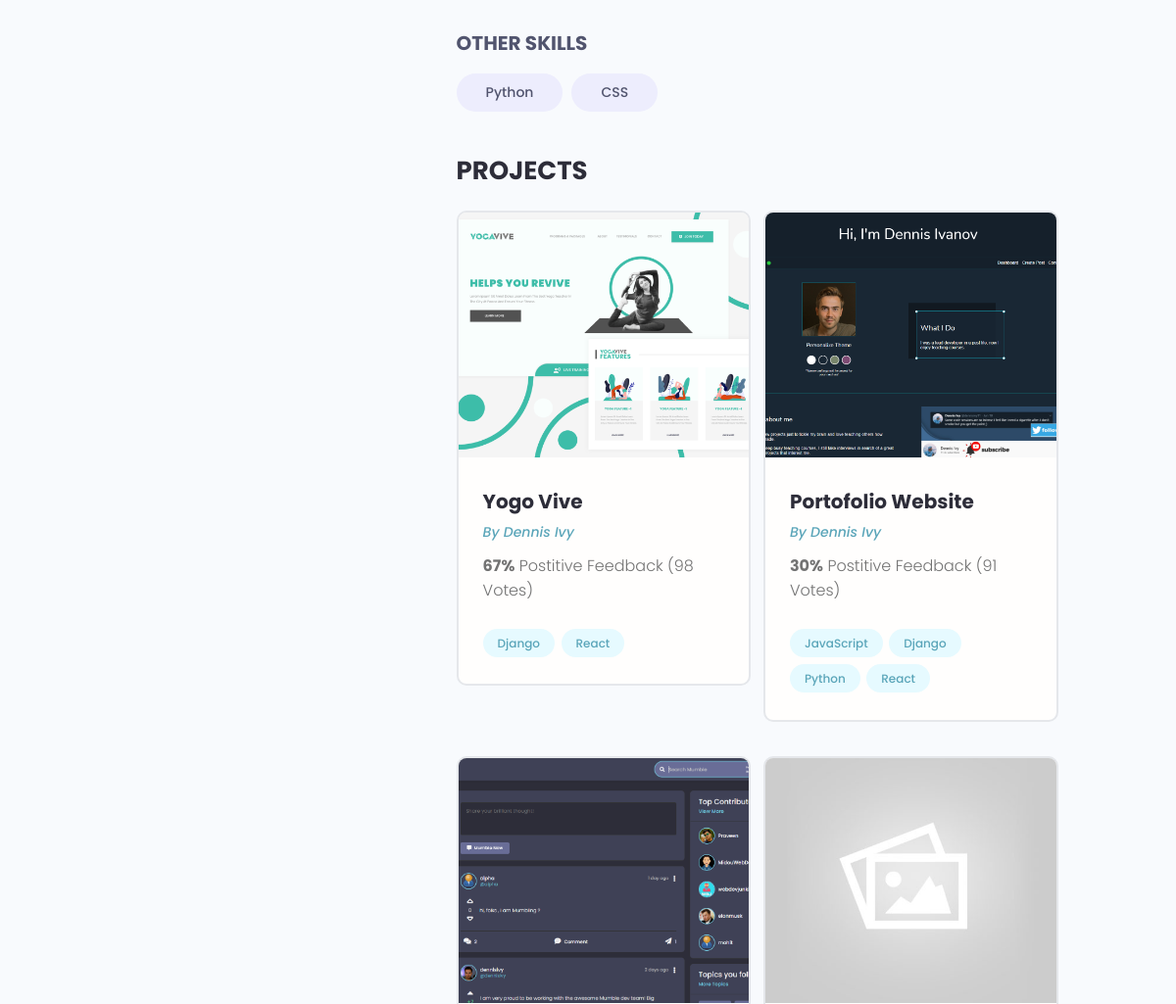
The page /profile/b8c9e65b-814f-493e-961b-2cc53a5098b9 (middle part) on the database as committed earlier.
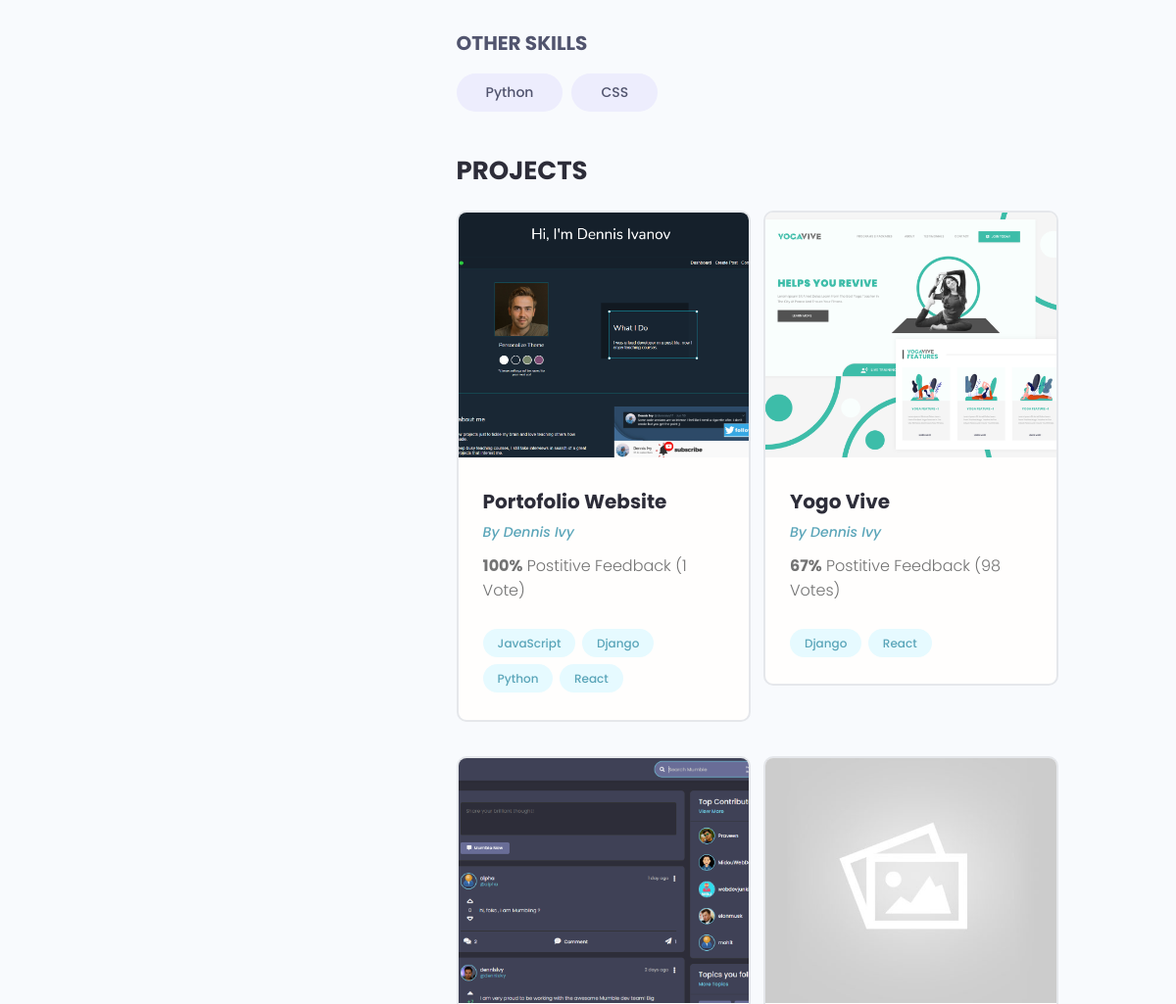
The same page on the database as committed later.
### users/models.py (models this page shows, shortened)
class Skill(models.Model):
    owner = models.ForeignKey(Profile, on_delete=models.CASCADE, null=True, blank=True)
    name = models.CharField(max_length=200, blank=True, null=True)
    description = models.TextField(null=True, blank=True)
    created = models.DateTimeField(auto_now_add=True)
    id = models.UUIDField(default=uuid.uuid4, unique=True, primary_key=True, editable=False)

class Profile(models.Model):
    user = models.OneToOneField(User, on_delete=models.CASCADE, null=True, blank=True)
    name = models.CharField(max_length=200, blank=True, null=True)
    email = models.EmailField(max_length=500, blank=True, null=True)
    username = models.CharField(max_length=200, blank=True, null=True)
    location = models.CharField(max_length=200, blank=True, null=True)
    short_intro = models.CharField(max_length=200, blank=True, null=True)
    bio = models.TextField(blank=True, null=True)
    profile_image = models.ImageField(blank=True, null=True, upload_to='profiles/', default="profiles/user-default.png")
    social_github = models.CharField(max_length=200, blank=True, null=True)
    social_twitter = models.CharField(max_length=200, blank=True, null=True)
    social_linkedin = models.CharField(max_length=200, blank=True, null=True)
    social_youtube = models.CharField(max_length=200, blank=True, null=True)
    social_website = models.CharField(max_length=200, blank=True, null=True)
    created = models.DateTimeField(auto_now_add=True)
    id = models.UUIDField(default=uuid.uuid4, unique=True, primary_key=True, editable=False)

### projects/models.py (models this page shows, shortened)
class Project(models.Model):
    owner = models.ForeignKey(Profile, null=True, blank=True, on_delete=models.SET_NULL)
    title = models.CharField(max_length=200)
    description = models.TextField(null=True, blank=True)
    featured_image = models.ImageField(null=True, blank=True, default="default.jpg")
    demo_link = models.CharField(max_length=2000, null=True, blank=True)
    source_link = models.CharField(max_length=2000, null=True, blank=True)
    tags = models.ManyToManyField('Tag', blank=True)
    vote_total = models.IntegerField(default=0, null=True, blank=True)
    vote_ratio = models.IntegerField(default=0, null=True, blank=True)
    created = models.DateTimeField(auto_now_add=True)
    id = models.UUIDField(default=uuid.uuid4, unique=True, primary_key=True, editable=False)
    class Meta:
        ordering = ['-vote_ratio', '-vote_total', 'title']

class Tag(models.Model):
    name = models.CharField(max_length=200)
    created = models.DateTimeField(auto_now_add=True)
    id = models.UUIDField(default=uuid.uuid4, unique=True, primary_key=True, editable=False)
    def __str__(self):
        return self.name

### users/views.py (the view)
# urls.py: path('profile/<str:pk>', views.profile, name="user-profile"),
def profile(request, pk):
    profile = Profile.objects.get(id=pk)
    topSkills = profile.skill_set.exclude(description__exact="")
    otherSkills = profile.skill_set.filter(description="")
    context = {"profile": profile, "topSkills": topSkills, "otherSkills": otherSkills}
    return render(request,'users/user-profile.html', context)

### users/templates/users/user-profile.html (shortened to what this page needs)
{% extends 'main.html' %}
{% block content %}
<main class="profile my-md">
    <div class="container">
      <div class="layout">
        <div class="column column--1of3">
        </div>
        <div class="column column--2of3">
          <div class="devInfo">
            <div class="devInfo__skills">
              <h3 class="devInfo__subtitle">Other Skills</h3>
              <div class="devInfo__otherSkills">
                {% for otherSkill in otherSkills %}
                <span class="tag tag--pill tag--sub tag--lg">
                  <small>{{otherSkill.name}}</small>
                </span>
                {% endfor %}
              </div>
            </div>
          </div>
          <div class="devInfo">
            <h3 class="devInfo__title">Projects</h3>
            <div class="grid grid--two">
              {% for project in profile.project_set.all %}
              <div class="column">
                <div class="card project">
                  <a href="{% url 'project' project.id %}" class="project">
                    <img class="project__thumbnail" src="{{project.featured_image.url}}" alt="project thumbnail" />
                    <div class="card__body">
                      <h3 class="project__title">{{project.title}}</h3>
                      <p><a class="project__author" href="{% url 'user-profile' project.owner.id %}">By {{project.owner.name}}</a></p>
                      <p class="project--rating">
                        <span style="font-weight: bold;">{{project.vote_ratio}}%</span> Postitive
                        Feedback ({{project.vote_total}} Vote{{project.vote_total|pluralize:"s"}})
                      </p>
                      <div class="project__tags">
                        {% for tag in project.tags.all %}
                        <span class="tag tag--pill tag--main">
                          <small>{{tag}}</small>
                        </span>
                        {% endfor%}
                      </div>
                    </div>
                  </a>
                </div>
              </div>
              {% endfor %}
            </div>
          </div>
        </div>
      </div>
    </div>
  </main>
{% endblock content %}

Rows that differ between the two databases and show on the page:
changed Project "Portofolio Website": vote_ratio "30" → "100"; vote_total "91" → "1"; moves up the list
